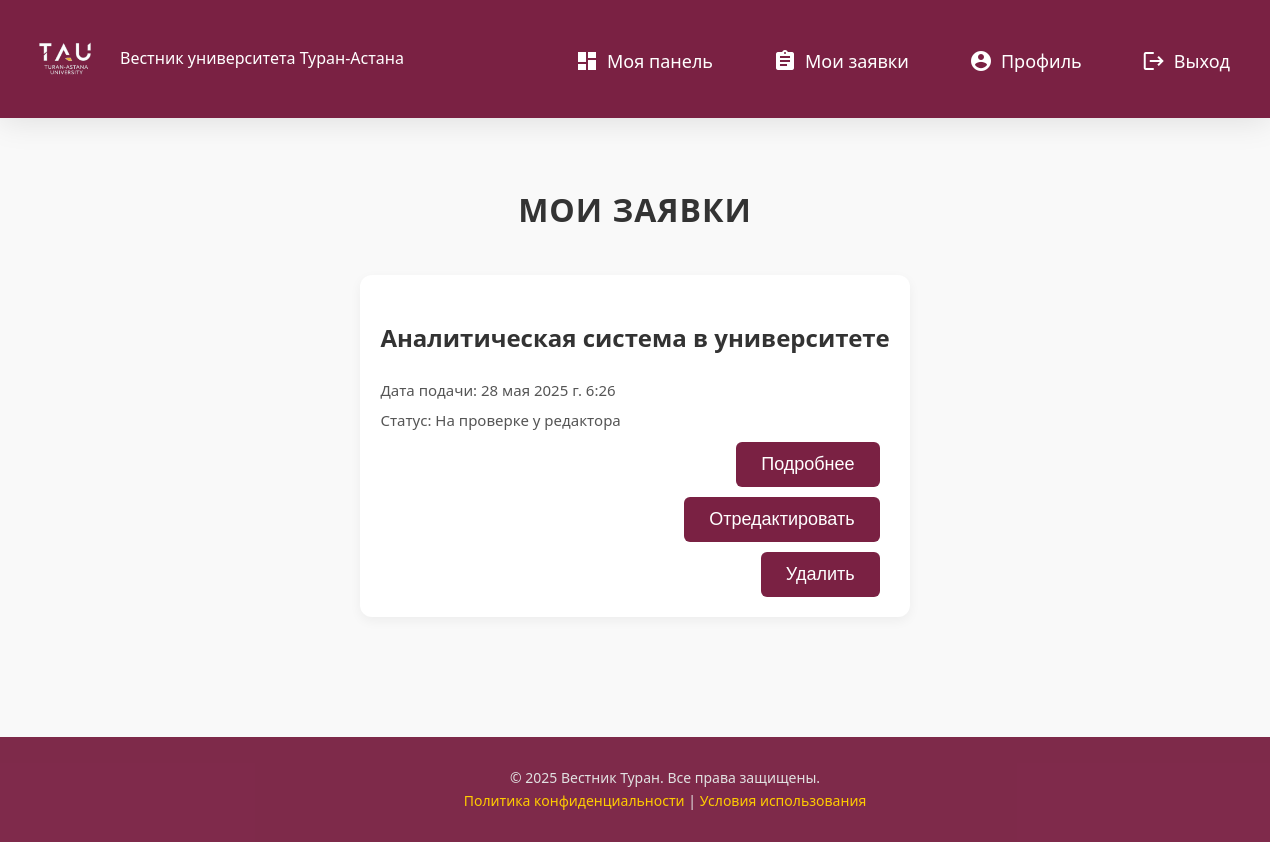
Page /bid/my/ (signed in) on the earlier database version.
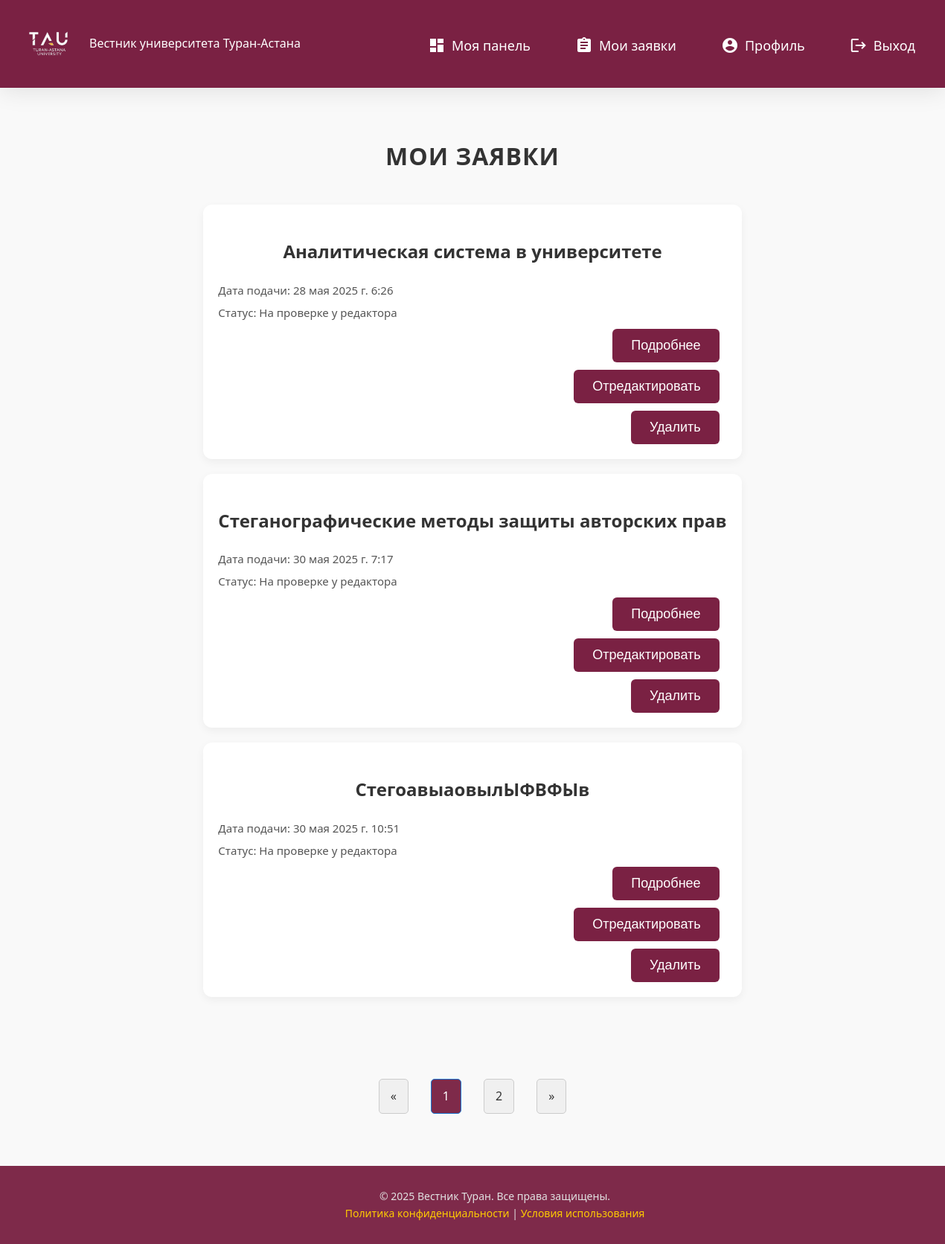
Same page on the later database version.
### bid/models.py (models this page shows)
class Bid(models.Model):
    status = models.CharField(max_length=255, choices=BidStatus.choices, default=BidStatus.DRAFT)
    date_created = models.DateTimeField(auto_now_add=True)
    review = RichTextField(null=True, blank=True)
    reviewer = models.ForeignKey(CustomUser, on_delete=models.PROTECT, null=True, blank=True)
    article = models.ForeignKey(Article, on_delete=models.CASCADE)
    responsible = models.ForeignKey(CustomUser, on_delete=models.CASCADE, null=True, blank=True, related_name='bids_responsible')
    comment = RichTextField(null=True, blank=True)
    exclusive_submission = models.BooleanField(null=True, blank=True, default=True, help_text="Подтвердите, что статья не публиковалась ранее и не рассматривается другим журналом")
    no_plagiarism = models.BooleanField(null=True, blank=True,
        default=True,
        help_text="Подтвердите, что в статье отсутствуют неправомерные заимствования текста (плагиат)"
    )
    authors_confirmed = models.BooleanField(null=True, blank=True,
        default=False,
        help_text="Все авторы подтвердили прочтение и согласие с рукописью"
    )
    ai_usage_details = models.TextField(null=False, blank=False,
        help_text="Если применялся ИИ, опишите, на каких этапах (поиск источников, анализ данных, визуализация и т.п.)"
    )
    manuscript = models.FileField(null=True, blank=True,
        upload_to='manuscripts/',
        help_text=(
            'Файл рукописи статьи в формате *.DOC или *.DOCX. '
            'Перед загрузкой убедитесь, что файл оформлен в соответствии с '
            '<a href="URL_на_требования" target="_blank">требованиями для авторов</a> и не содержит никаких упоминаний об авторах, '
            'их местах работы, должностях, ученых степенях и ученых званиях, а также об источниках финансирования и иной информации, '
            'которая может использоваться для идентификации авторов.'
        )
    )
    authors_file = models.FileField(null=True, blank=True,
        upload_to='authors_files/',
        help_text=(
            'Файл со сведениями об авторах в формате *.DOC или *.DOCX. Перед загрузкой убедитесь, что файл оформлен в соответствии с '
            '<a href="URL_на_требования" target="_blank">требованиями для авторов</a> и включает:<br>'
            '– Ф. И. О. авторов, их аффилиации (название подразделения, организация, город, страна), ученые степени, звания, ORCID;<br>'
            '– информацию для корреспонденции: Ф. И. О., email, номер телефона;<br>'
            '– информацию об источниках финансирования;<br>'
            '– информацию о вкладе авторов (с указанием инициалов и видов вклада);<br>'
            '– иные авторские комментарии и примечания (конфликты интересов, благодарности и т.п.).'
        )
    )
    cover_letter = models.FileField(null=True, blank=True,
        upload_to='cover_letters/',
        help_text=(
            'Файл с заполненным и подписанным всеми авторами письмом в формате *.PDF. '
            'Перед загрузкой убедитесь, что файл оформлен в соответствии с '
            '<a href="URL_на_требования" target="_blank">требованиями</a>.'
        )
    )

### articles/models.py (models this page shows)
class Article(models.Model):
    file = models.FileField(upload_to='articles/')  # <-- сюда будет загружаться файл
    language = models.CharField(choices=LanguageChoicesArticle.choices, default=LanguageChoicesArticle.RU)
    tags = models.ManyToManyField(Tag, related_name="articles")
    date = models.DateTimeField(auto_now_add=True)
    title = models.CharField(max_length=255, null=True, blank=True)
    title_kk = models.CharField(max_length=255, null=True, blank=True)
    title_ru = models.CharField(max_length=255, null=True, blank=True)
    annotation = RichTextField(null=True, blank=True)
    annotation_kk = RichTextField(null=True, blank=True)
    annotation_ru = RichTextField(null=True, blank=True)
    authors = models.CharField(max_length=255, null=True, blank=True)
    user = models.ForeignKey('users.CustomUser', on_delete=models.CASCADE, null=True, blank=True)
    category = models.ForeignKey(to=Category, on_delete=models.CASCADE, null=True, blank=True)

### bid/views.py (the view)
# urls.py: path("my/", BidListView.as_view(), name="my_bids"),
class BidListView(LoginRequiredMixin, ListView):
    model = Bid
    template_name = "bid/requests.html"
    login_url = '/users/login/'
    paginate_by = 3
    def get_paginate_by(self, queryset):
        if self.request.user.role == CustomUser.REDACTOR:
            return 10  # например, для редактора показывать по 10 заявок
        return 3  # для остальных — по 3
    def get_queryset(self):
        if self.request.user.role == CustomUser.REDACTOR:
            return super().get_queryset()
        queryset = super().get_queryset()
        return queryset.filter(responsible=self.request.user)
    def get(self, request, *args, **kwargs):
        self.object_list = self.get_queryset()
        context = self.get_context_data()
        if self.request.user.role == CustomUser.REDACTOR:
            return render(request, template_name="bid/redactor/bid-list.html", context=context)
        return render(request, template_name=self.template_name, context=context)

### bid/templates/bid/requests.html (shortened to what this page needs)
{% extends 'base.html' %}
{% load static %}
  {% block css %}
  <link rel="stylesheet" href="{% static 'css/main.css' %}">
  <link rel="stylesheet" href="{% static 'css/requests.css' %}">
  {% endblock %}
{% block content %}
  <main class="main-content">
    <h2>Мои заявки</h2>
    <section class="requests-section">
      {% for obj in object_list %}
        <div class="request-item">
          <h3 class="request-title">{{ obj.article.title }}</h3>
          <p class="request-date">Дата подачи: {{ obj.date_created }}</p>
          <p class="request-status">Статус: {{ obj.get_status_display  }}</p>
          <div class="request-actions">
            <button class="btn">Подробнее</button>
            <button class="btn">
              <a href="{% url 'edit-request' obj.pk %}" style="color: inherit; text-decoration: none;">Отредактировать</a>
            </button>
            <button class="btn">Удалить</button>
          </div>
        </div>
      {% endfor %}
    </section>
  </main>
       {% include "includes/pagination.html" %}
{% endblock %}

### templates/base.html (shortened to what this page needs)
{% load static %}
<!DOCTYPE html>
<html lang="ru">
<head>
    {% block css %}{% endblock %}
</head>
<body>
  <header class="header">
        <div class="logo-container">
          <a href="{% url 'home' %}">
          <img src="{% static 'images/logo.png' %}" alt="Вестник Туран" class="logo-img">
          </a>
          <span class="logo-text">Вестник университета Туран-Астана</span>
        </div>
    <nav>
      <ul>
        <li><a href="{% url 'dashboard' %}"><span class="material-icons">dashboard</span> Моя панель</a></li>
        <li><a href="{% url 'my_bids' %}"><span class="material-icons">assignment</span> Мои заявки</a></li>
        <li><a href="{% url 'profile' %}"><span class="material-icons">account_circle</span> Профиль</a></li>
        <li><a href="{% url 'logout' %}"><span class="material-icons">logout</span> Выход</a></li>
      </ul>
    </nav>
  </header>
{% block content %}
{% endblock %}
  <footer class="footer">
    <p>&copy; 2025 Вестник Туран. Все права защищены.</p>
    <p><a href="#">Политика конфиденциальности</a> | <a href="#">Условия использования</a></p>
  </footer>
</body>
</html>

### templates/includes/pagination.html
{% if page_obj.has_other_pages %}
<div class="pagination">
    {% if page_obj.has_previous %}
        <a href="?page={{ page_obj.previous_page_number }}" class="page-btn">«</a>
    {% else %}
        <a class="page-btn disabled">«</a>
    {% endif %}
    {% for num in page_obj.paginator.page_range %}
        {% if page_obj.number == num %}
            <a class="page-btn active">{{ num }}</a>
        {% elif num >= page_obj.number|add:-2 and num <= page_obj.number|add:2 %}
            <a href="?page={{ num }}" class="page-btn">{{ num }}</a>
        {% endif %}
    {% endfor %}
    {% if page_obj.has_next %}
        <a href="?page={{ page_obj.next_page_number }}" class="page-btn">»</a>
    {% else %}
        <a class="page-btn disabled">»</a>
    {% endif %}
</div>
{% endif %}

### static/css/main.css (style rules this page uses)
html, body { height: 100%; margin: 0; padding: 0; }
.pagination { text-align: center; margin-top: 30px; }
.pagination a { margin: 0 10px; padding: 10px 15px; background-color: #f0f0f0; color: #333; text-decoration: none; border-radius: 5px; }
.pagination a.active { background-color: rgba(114, 20, 56, 0.9); color: white; }
.btn { background-color: rgba(114, 20, 56, 0.9); color: white; padding: 10px 20px; font-size: 16px; border: none; border-radius: 6px; cursor: pointer; text-decoration: none; transition: background-color 0.3s ease; }
.logo-container { display: flex; align-items: center; text-align: center; }
.logo-text { margin-left: 20px; }
.logo-img { height: 70px; width: 70px; object-fit: cover; transition: transform 0.3s ease; }
body { font-family: 'Segoe UI', Tahoma, Geneva, Verdana, sans-serif; margin: 0; padding: 0; height: 100%; background-color: #f9f9f9; color: #333; }
h3 { font-size: 24px; margin-bottom: 20px; text-align: center; }
.header { background-color: rgba(114, 20, 56, 0.9); color: white; padding: 20px; display: flex; justify-content: space-between; align-items: center; box-shadow: 0 4px 10px rgba(0, 0, 0, 0.1); }
.header nav ul { list-style: none; display: flex; gap: 20px; }
.header nav ul li { font-size: 18px; }
.header nav ul li a { color: white; text-decoration: none; transition: color 0.3s ease; }
.main-content { flex: 1; padding: 20px; max-width: 1200px; margin: 0 auto; }
.btn { background-color: rgba(114, 20, 56, 0.9); color: white; padding: 10px 20px; font-size: 16px; border: none; border-radius: 6px; cursor: pointer; transition: background-color 0.3s ease; }
a { color: #114b71; text-decoration: none; }
.footer { background-color: rgba(114, 20, 56, 0.9); color: #e1e1e1; text-align: center; padding: 30px; bottom: 0; width: 100%; }
.footer p { margin: 0; }
.footer a { color: #ffcc00; text-decoration: none; }
.btn { display: inline-block; padding: 8px 14px; background-color: #1976d2; color: white; text-decoration: none; border-radius: 8px; font-size: 0.9rem; }
.pagination { display: flex; justify-content: center; margin: 30px 0; gap: 10px; }
.page-btn { padding: 8px 14px; border: 1px solid #ccc; border-radius: 8px; text-decoration: none; color: #333; }
.page-btn:hover, .page-btn.active { background: #1976d2; color: #fff; border-color: #1976d2; }
ul li a { display: flex; align-items: center; gap: 8px; padding: 10px; text-decoration: none; color: inherit; }

Differences in the rows shown:
added Bid: article "Стеганографические методы защиты авторских прав", date_created "30 мая 2025 г. 7:17", status "На проверке у редактора"
added Bid: article "СтегоавыаовылЫФВФЫв", date_created "30 мая 2025 г. 10:51", status "На проверке у редактора"
Other differences:
new list line: "1"
new list line: "2"
